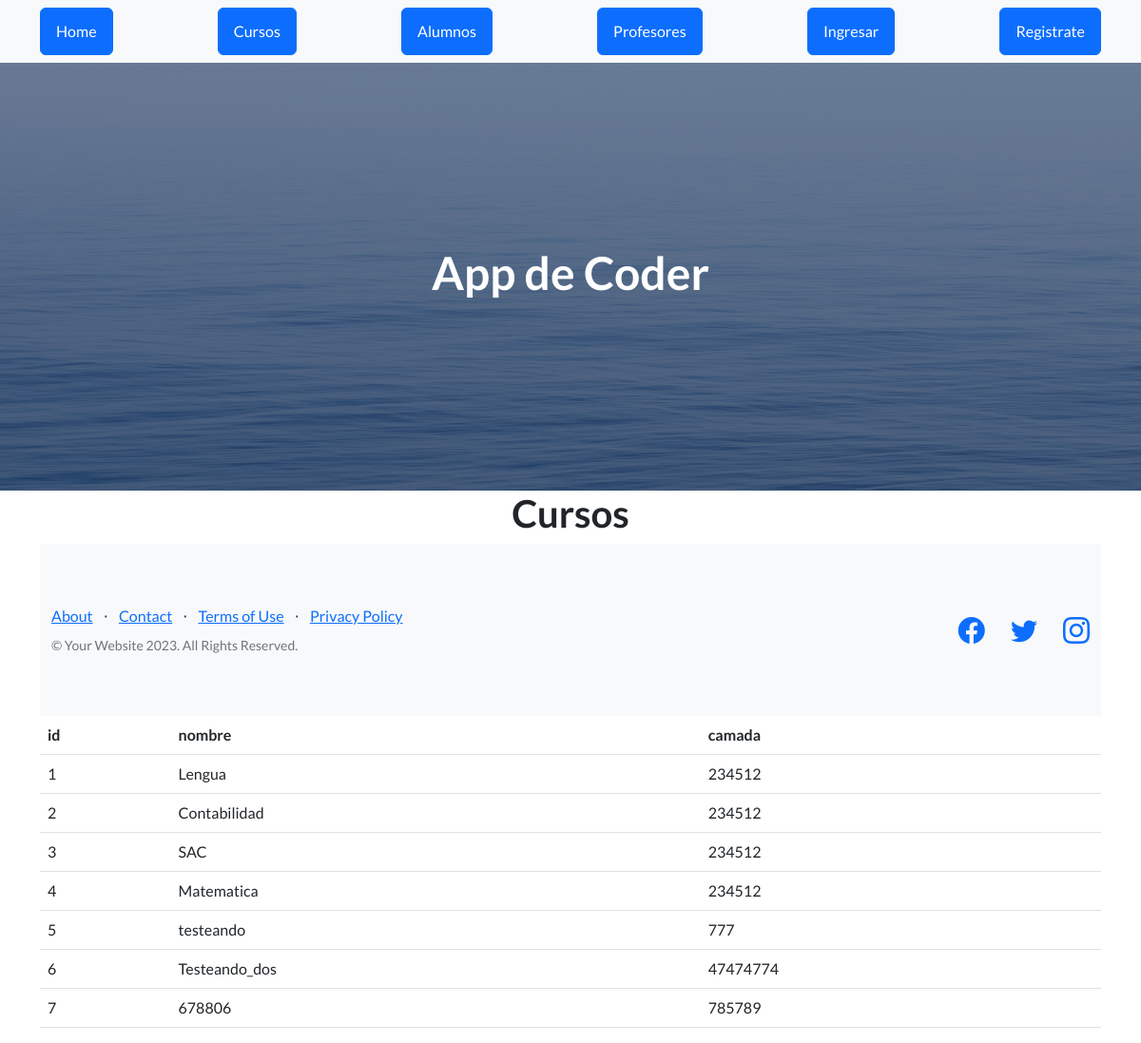
The app's page /AppCoder/ver_cursos with its own data.
### AppCoder/models.py (models this page shows)
class Curso (models.Model):
    nombre=models.CharField(max_length=40)
    camada=models.IntegerField()

### AppCoder/views.py (the view)
# urls.py: path("ver_cursos", views.ver_cursos, name="cursos"),
def ver_cursos(request):
    cursos=Curso.objects.all()
    dicc={"cursos": cursos}
    plantilla=loader.get_template("cursos.html")
    documento=plantilla.render(dicc)
    return HttpResponse(documento)

### AppCoder/template/cursos.html
{% extends 'padre.html' %}
{% load static %}
{% block contenido %}
    <main class="container">
        <h1 class=" text-center title"> Cursos </h1>
            <table class="table">
                <thead>
                    <tr>
                        <th>id</th>
                        <th>nombre</th>
                        <th>camada</th>
                    </tr>
                </thead>
                <tbody>
                    {% for n in cursos %}
                        <tr>
                            <td>{{n.id}}</td>
                            <td>{{n.nombre}}</td>
                            <td>{{n.camada}}</td>
                        </tr>
                    {% endfor %}
                </tbody>
        </main>
{% endblock %}

### AppCoder/template/padre.html (shortened to what this page needs)
<!DOCTYPE html>
<html lang="en">
    <head>
        {% load static %}
        <link href="https://cdn.jsdelivr.net/npm/bootstrap-icons@1.5.0/font/bootstrap-icons.css" rel="stylesheet" type="text/css" />
        <link href="{% static 'AppCoder/css/styles.css' %}" rel="stylesheet" />
    </head>
    <body>
        <nav class="navbar navbar-light bg-light static-top">
            <div class="container">
                <a class="btn btn-primary" href="{% url 'home' %}">Home</a>
                <a class="btn btn-primary" href="{% url 'cursos' %}">Cursos</a>
                <a class="btn btn-primary" href="{% url 'alumnos' %}">Alumnos</a>
                <a class="btn btn-primary" href="">Profesores</a>
                <a class="btn btn-primary" href="">Ingresar</a>
                <a class="btn btn-primary" href="">Registrate</a>
            </div>
        </nav>
        <header class="masthead">
            <div class="container position-relative">
                <h1 class="text-center" style="color:white">App de Coder</h1>
            </div>
        </header>
    {% block contenido %}
    {% endblock %}
        <footer class="footer bg-light">
            <div class="container">
                <div class="row">
                    <div class="col-lg-6 h-100 text-center text-lg-start my-auto">
                        <ul class="list-inline mb-2">
                            <li class="list-inline-item"><a href="#!">About</a></li>
                            <li class="list-inline-item">⋅</li>
                            <li class="list-inline-item"><a href="#!">Contact</a></li>
                            <li class="list-inline-item">⋅</li>
                            <li class="list-inline-item"><a href="#!">Terms of Use</a></li>
                            <li class="list-inline-item">⋅</li>
                            <li class="list-inline-item"><a href="#!">Privacy Policy</a></li>
                        </ul>
                        <p class="text-muted small mb-4 mb-lg-0">&copy; Your Website 2023. All Rights Reserved.</p>
                    </div>
                    <div class="col-lg-6 h-100 text-center text-lg-end my-auto">
                        <ul class="list-inline mb-0">
                            <li class="list-inline-item me-4">
                                <a href="#!"><i class="bi-facebook fs-3"></i></a>
                            </li>
                            <li class="list-inline-item me-4">
                                <a href="#!"><i class="bi-twitter fs-3"></i></a>
                            </li>
                            <li class="list-inline-item">
                                <a href="#!"><i class="bi-instagram fs-3"></i></a>
                            </li>
                        </ul>
                    </div>
                </div>
            </div>
        </footer>
    </body>
</html>

### records on screen
Curso: id "1", nombre "Lengua", camada "234512"
Curso: id "2", nombre "Contabilidad", camada "234512"
Curso: id "3", nombre "SAC", camada "234512"
Curso: id "4", nombre "Matematica", camada "234512"
Curso: id "5", nombre "testeando", camada "777"
Curso: id "6", nombre "Testeando_dos", camada "47474774"
Curso: id "7", nombre "678806", camada "785789"
